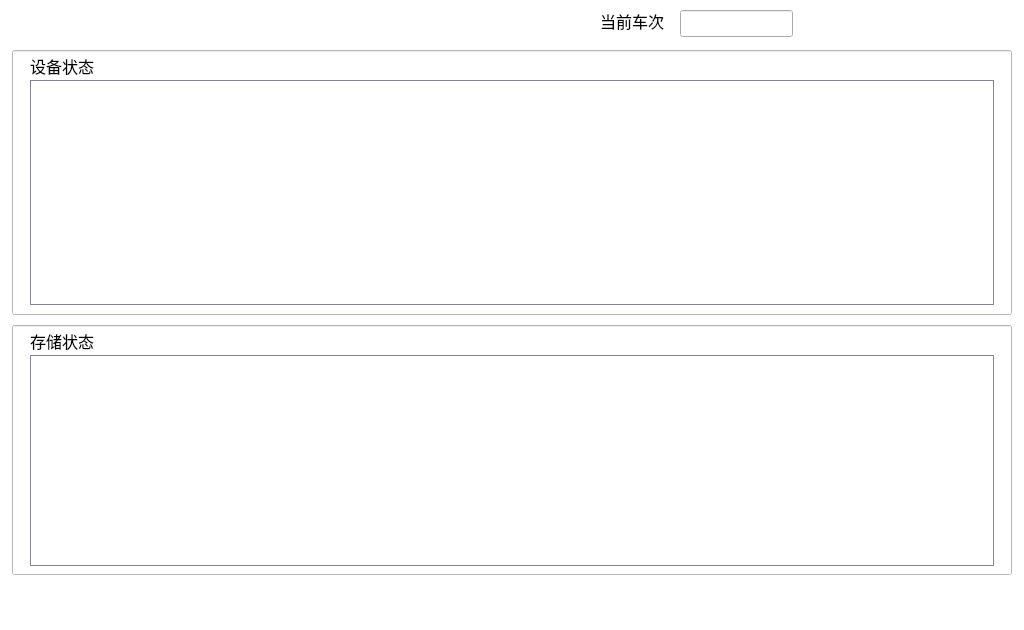
<?xml version="1.0" encoding="UTF-8"?>
<ui version="4.0">
 <class>devManageWidget</class>
 <widget class="QWidget" name="devManageWidget">
  <property name="geometry">
   <rect>
    <x>0</x>
    <y>0</y>
    <width>1024</width>
    <height>630</height>
   </rect>
  </property>
  <property name="windowTitle">
   <string>Form</string>
  </property>
  <widget class="QLineEdit" name="TrainNumberLineEdit">
   <property name="geometry">
    <rect>
     <x>680</x>
     <y>10</y>
     <width>113</width>
     <height>27</height>
    </rect>
   </property>
   <property name="font">
    <font>
     <pointsize>12</pointsize>
    </font>
   </property>
  </widget>
  <widget class="QLabel" name="TrainNumberlabel">
   <property name="geometry">
    <rect>
     <x>600</x>
     <y>10</y>
     <width>71</width>
     <height>21</height>
    </rect>
   </property>
   <property name="font">
    <font>
     <pointsize>12</pointsize>
    </font>
   </property>
   <property name="styleSheet">
    <string notr="true">color: rgb(0, 0, 0);background-color: rgb(255, 255, 255);</string>
   </property>
   <property name="text">
    <string>当前车次</string>
   </property>
  </widget>
  <widget class="QPushButton" name="TrainNumberSetPushButton">
   <property name="geometry">
    <rect>
     <x>270</x>
     <y>10</y>
     <width>137</width>
     <height>35</height>
    </rect>
   </property>
   <property name="font">
    <font>
     <pointsize>12</pointsize>
    </font>
   </property>
   <property name="styleSheet">
    <string notr="true">QPushButton{
background-image: url(:/monres/ccsz.bmp);
border-color: rgb(255, 255, 255);
border-width: 1px;
border-style: solid;}

QPushButton:pressed
{background-color: rgb(86, 164, 246);color: rgb(255, 255, 255);border-color: rgb(170, 170, 170);border-width: 2px;border-style: solid;}</string>
   </property>
   <property name="text">
    <string/>
   </property>
  </widget>
  <widget class="QPushButton" name="alarmPushButton">
   <property name="geometry">
    <rect>
     <x>480</x>
     <y>580</y>
     <width>82</width>
     <height>36</height>
    </rect>
   </property>
   <property name="font">
    <font>
     <pointsize>12</pointsize>
    </font>
   </property>
   <property name="styleSheet">
    <string notr="true">QPushButton{
background-image: url(:/monres/alertoff.bmp);
border-color: rgb(255, 255, 255);
border-width: 1px;
border-style: solid;}


QPushButton:pressed
{background-color: rgb(86, 164, 246);color: rgb(255, 255, 255);border-color: rgb(170, 170, 170);border-width: 2px;border-style: solid;}</string>
   </property>
   <property name="text">
    <string/>
   </property>
   <property name="checkable">
    <bool>true</bool>
   </property>
  </widget>
  <widget class="QPushButton" name="canselPushButton">
   <property name="geometry">
    <rect>
     <x>720</x>
     <y>580</y>
     <width>82</width>
     <height>36</height>
    </rect>
   </property>
   <property name="styleSheet">
    <string notr="true">QPushButton{
background-image: url(:/monres/cancel.bmp);
border-color: rgb(255, 255, 255);
border-width: 1px;
border-style: solid;}

QPushButton:pressed
{background-color: rgb(86, 164, 246);color: rgb(255, 255, 255);border-color: rgb(170, 170, 170);border-width: 2px;border-style: solid;}</string>
   </property>
   <property name="text">
    <string/>
   </property>
  </widget>
  <widget class="QTableWidget" name="devStorageTableWidget">
   <property name="geometry">
    <rect>
     <x>30</x>
     <y>355</y>
     <width>964</width>
     <height>211</height>
    </rect>
   </property>
   <property name="font">
    <font>
     <pointsize>12</pointsize>
    </font>
   </property>
   <property name="styleSheet">
    <string notr="true">border-style: none;
background-color: rgb(255, 255, 255);
gridline-color: rgb(130, 135, 144);
border-color: rgb(130, 135, 144);
border-width: 1px;border-style: solid;</string>
   </property>
   <property name="frameShape">
    <enum>QFrame::StyledPanel</enum>
   </property>
   <property name="showGrid">
    <bool>false</bool>
   </property>
   <property name="columnCount">
    <number>0</number>
   </property>
   <attribute name="horizontalHeaderVisible">
    <bool>true</bool>
   </attribute>
   <attribute name="horizontalHeaderCascadingSectionResizes">
    <bool>false</bool>
   </attribute>
   <attribute name="horizontalHeaderMinimumSectionSize">
    <number>61</number>
   </attribute>
   <attribute name="horizontalHeaderDefaultSectionSize">
    <number>100</number>
   </attribute>
   <attribute name="horizontalHeaderHighlightSections">
    <bool>true</bool>
   </attribute>
   <attribute name="horizontalHeaderShowSortIndicator" stdset="0">
    <bool>false</bool>
   </attribute>
   <attribute name="horizontalHeaderStretchLastSection">
    <bool>false</bool>
   </attribute>
   <attribute name="verticalHeaderVisible">
    <bool>false</bool>
   </attribute>
   <attribute name="verticalHeaderHighlightSections">
    <bool>false</bool>
   </attribute>
  </widget>
  <widget class="QTableWidget" name="devStatusTableWidget">
   <property name="geometry">
    <rect>
     <x>30</x>
     <y>80</y>
     <width>964</width>
     <height>225</height>
    </rect>
   </property>
   <property name="font">
    <font>
     <pointsize>12</pointsize>
    </font>
   </property>
   <property name="styleSheet">
    <string notr="true">border-style: none;
background-color: rgb(255, 255, 255);
gridline-color: rgb(130, 135, 144);
border-color: rgb(130, 135, 144);
border-width: 1px;border-style: solid;</string>
   </property>
   <property name="showDropIndicator" stdset="0">
    <bool>true</bool>
   </property>
   <property name="showGrid">
    <bool>false</bool>
   </property>
   <attribute name="verticalHeaderVisible">
    <bool>false</bool>
   </attribute>
  </widget>
  <widget class="QLabel" name="devStatusLabel">
   <property name="geometry">
    <rect>
     <x>30</x>
     <y>55</y>
     <width>81</width>
     <height>21</height>
    </rect>
   </property>
   <property name="font">
    <font>
     <pointsize>12</pointsize>
    </font>
   </property>
   <property name="styleSheet">
    <string notr="true">color: rgb(0, 0, 0);</string>
   </property>
   <property name="text">
    <string>设备状态</string>
   </property>
  </widget>
  <widget class="QLabel" name="devStorageLabel">
   <property name="geometry">
    <rect>
     <x>30</x>
     <y>330</y>
     <width>81</width>
     <height>21</height>
    </rect>
   </property>
   <property name="font">
    <font>
     <pointsize>12</pointsize>
    </font>
   </property>
   <property name="styleSheet">
    <string notr="true">color: rgb(0, 0, 0);</string>
   </property>
   <property name="text">
    <string>存储状态</string>
   </property>
  </widget>
  <widget class="QLabel" name="label_2">
   <property name="geometry">
    <rect>
     <x>0</x>
     <y>0</y>
     <width>1024</width>
     <height>630</height>
    </rect>
   </property>
   <property name="styleSheet">
    <string notr="true">background-color: rgb(255, 255, 255);</string>
   </property>
   <property name="text">
    <string/>
   </property>
  </widget>
  <widget class="QLineEdit" name="lineEdit">
   <property name="enabled">
    <bool>false</bool>
   </property>
   <property name="geometry">
    <rect>
     <x>12</x>
     <y>50</y>
     <width>1000</width>
     <height>265</height>
    </rect>
   </property>
   <property name="styleSheet">
    <string notr="true">background-color: rgb(255, 255, 255);</string>
   </property>
  </widget>
  <widget class="QLineEdit" name="lineEdit_2">
   <property name="enabled">
    <bool>false</bool>
   </property>
   <property name="geometry">
    <rect>
     <x>12</x>
     <y>325</y>
     <width>1000</width>
     <height>250</height>
    </rect>
   </property>
   <property name="styleSheet">
    <string notr="true">color: rgb(0, 0, 0);
background-color: rgb(255, 255, 255);</string>
   </property>
  </widget>
  <zorder>label_2</zorder>
  <zorder>alarmPushButton</zorder>
  <zorder>TrainNumberLineEdit</zorder>
  <zorder>TrainNumberlabel</zorder>
  <zorder>TrainNumberSetPushButton</zorder>
  <zorder>canselPushButton</zorder>
  <zorder>lineEdit</zorder>
  <zorder>devStatusTableWidget</zorder>
  <zorder>devStatusLabel</zorder>
  <zorder>lineEdit_2</zorder>
  <zorder>devStorageLabel</zorder>
  <zorder>devStorageTableWidget</zorder>
 </widget>
 <resources/>
 <connections/>
</ui>
